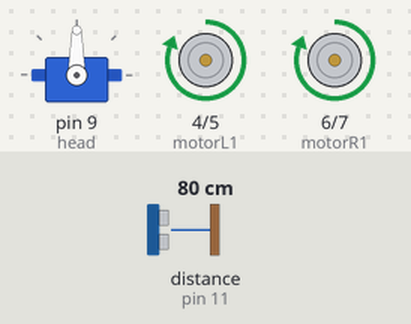
This sketch was run on a simulated Arduino Uno, built with avr-gcc and run on an emulated ATmega328P. On the bench: servo, motor-driver pin pairs drawn as motors (green arrow = first pin HIGH = forward, orange = second pin HIGH = backward, longer = more drive). The test bench sets the inputs (shaded band); at power-on: distance to the obstacle (sensor on pin 11) 80 cm. The echo pulse lasts 58.3 µs per cm.

Above: at 1.2 s.
1.3 s: distance to the obstacle (sensor on pin 11) set to 22 cm
2.8 s: distance to the obstacle (sensor on pin 11) set to 17 cm
At 3.2 s:
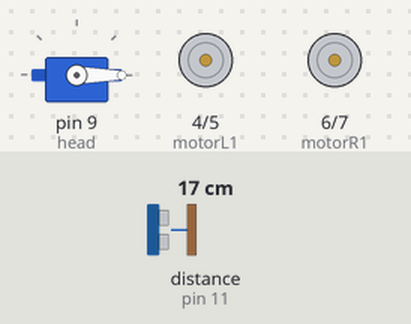
5.8 s: distance to the obstacle (sensor on pin 11) set to 2 cm
8.8 s: distance to the obstacle (sensor on pin 11) set to 35 cm
At 9.35 s:
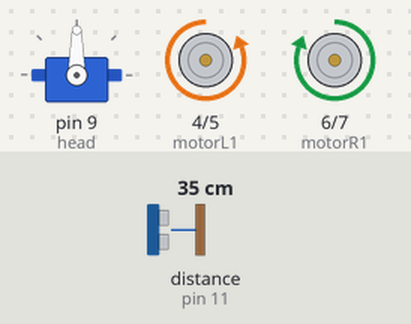
10.9 s: distance to the obstacle (sensor on pin 11) set to 4 cm
At 11.8 s:
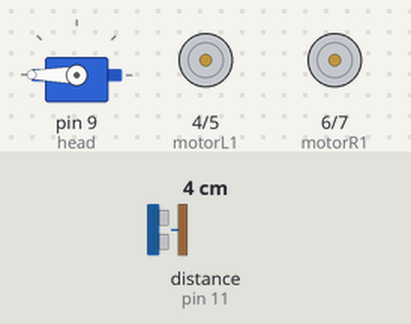
Timing chart, 0 to 14.9 s (numbered marks = the images above; inputs shaded):
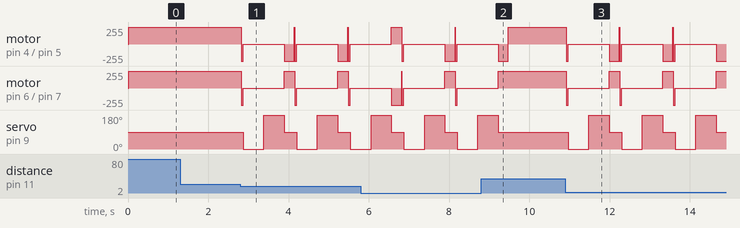

The sketch:

Complete_OAR_Code.ino.ino
```cpp
/* www.duino-robotics.com/obstacle-avoidance.html
 *  Jaidyn Edwards
 *  March 6, 2016
*/

#include <Servo.h>     //Inclue Servo Library
#include <NewPing.h>   //Include NewPing Library

// Added Right DC Motor
const int motorR1 = 6;
const int motorR2 = 7;

// Added Left DC Motor
const int motorL1 = 4;
const int motorL2 = 5;

// Removed Servo leftServo;       //Create Left Servo object
// Removed Servo rightServo;      //Create Right Servo object

#define TRIGGER_PIN  12   //Trigger pin of Ultrasonic sensor connected to pin 6
#define ECHO_PIN     11   //Echo pin of Ultrasonic sensor connected to pin 7
#define MAX_DISTANCE 400 //The maximum distance we want the sensor to look for is 1m

NewPing sonar(TRIGGER_PIN, ECHO_PIN, MAX_DISTANCE);  //Create Ultrasonic sensor object
Servo head;

unsigned int time;            //Variable to store how long it takes for the ultrasonic wave to come back
int distance;                 //Variable to store the distance calculated from the sensor
int triggerDistance = 20;     //The distance we want the robot to look for a new path
int fDistance;                //Variable to store the distance in front of the robot
int lDistance;                //Variable to store the distance on the left side of the robot
int rDistance;                //Variable to store the distance on the right side of the robot

void setup() {
/* Removed
 * {
  leftServo.attach(9);        //Left servo connected to pin 9
  leftServo.write(90);        //Write the neutral position to that servo
  rightServo.attach(8);       //Right servo connected to pin 8
  rightServo.write(90);       //Write the neutral position to that servo
} */
// Added Servo functionality
  head.attach(9);
  head.write(90);

// Added motor initialization
  pinMode(motorR1, OUTPUT);
  pinMode(motorR2, OUTPUT);
  pinMode(motorL1, OUTPUT);
  pinMode(motorL2, OUTPUT);

// Added motor initialization
  digitalWrite(motorR1, LOW);
  digitalWrite(motorR2, LOW);
  digitalWrite(motorL1, LOW);
  digitalWrite(motorL2, LOW);
}

void loop()
{
  scan();                                //Get the distance retrieved
  fDistance = distance;                  //Set that distance to the front distance
  if(fDistance < triggerDistance){       //If there is something closer than 30cm in front of us
    moveBackward();                      // motor Move Backward for a second
    delay(50);
    moveStop();
    head.write(0);                       // Added Servo turn Right
    scan();
    delay(500);                          // Take a reading
    rDistance = distance;                // Store that to the distance on the right side
    head.write(180);                     // Added Servo Turn left
    scan();
    delay(500);                          // Take a reading
    lDistance = distance;                // Store that to the distance on the left side
    head.write(90);                      // Added return servo to 90 degree position
    if(lDistance < rDistance){           // If the distance on the left is smaller than that of the right
      moveRight();                       // Move right for a quarter of a second
      delay(250);
      moveForward();                     //Then move forward
    }
    else {
      moveLeft();                       // Added the motor Move left
      delay(250);
      moveForward();                     //If the left side is larger than the right side move forward
    }
  }
  else{
    moveForward();                       //If there is nothing infront of the robot move forward
  }
}

void scan(){
  time = sonar.ping();                  //Send out a ping and store the time it took for it to come back in the time variable
  distance = time / US_ROUNDTRIP_CM;    //Convert that time into a distance
  if(distance == 0){                    //If no ping was recieved
    distance = 100;                     //Set the distance to max
  }
  delay(10);
}

/* Removed
 * void moveBackward(){
  rightServo.write(180);
  leftServo.write(0);
}*/

/*void moveForward(){
  rightServo.write(0);
  leftServo.write(180);
}*/

/*void moveRight(){
  rightServo.write(0);
  leftServo.write(0);
}*/

/*void moveLeft(){
  rightServo.write(180);
  leftServo.write(180);
}*/

/*void moveStop(){
  rightServo.write(90);
  leftServo.write(95);
}*/

// Added motors go forward
void moveForward(){
  digitalWrite(motorR1, HIGH);
  digitalWrite(motorR2, LOW);
  digitalWrite(motorL1, HIGH);
  digitalWrite(motorL2, LOW);
  }

// Added motors go backward
void moveBackward(){
  digitalWrite(motorR1, LOW);
  digitalWrite(motorR2, HIGH);
  digitalWrite(motorL1, LOW);
  digitalWrite(motorL2, HIGH);
  }

// Added motors stop
void moveStop(){
  digitalWrite(motorR1, LOW);
  digitalWrite(motorR2, LOW);
  digitalWrite(motorL1, LOW);
  digitalWrite(motorL2, LOW);
  }

// Added motors left turn
void moveLeft(){
  digitalWrite(motorR1, HIGH);
  digitalWrite(motorR2, LOW);
  digitalWrite(motorL1, LOW);
  digitalWrite(motorL2, HIGH);
  }

// Added motors right turn
void moveRight(){
  digitalWrite(motorR1, LOW);
  digitalWrite(motorR2, HIGH);
  digitalWrite(motorL1, HIGH);
  digitalWrite(motorL2, LOW);
  }
```

Measured:
- the behaviour switches between 20 and 19 cm on distance to the obstacle (sensor on pin 11) (found by bisection; images 0 and 1)
- after the input at 1.3 s, every drawn part: stays the same
- after the input at 2.8 s, motor on pin 4 (motorL1) / pin 5 (motorL2): forward 255/255 → backward 255/255 at once, then repeats every 1.3 s: stopped 1.0 s, backward 255/255 0.25 s, forward 255/255 0.01 s, backward 255/255 0.05 s; motor on pin 6 (motorR1) / pin 7 (motorR2): alternates forward 255/255 for 0.26 s and stopped for 1.1 s, starting at once
- after the input at 8.8 s, motor on pin 4 (motorL1) / pin 5 (motorL2): goes on until 9.5 s, then stays forward 255/255; motor on pin 6 (motorR1) / pin 7 (motorR2): goes on until 9.2 s, then stays forward 255/255; servo on pin 9 (head): goes on until 9.2 s, then stays 90°
